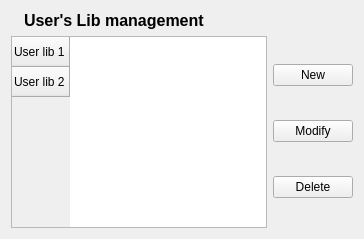
          <widget class="QWidget" name="pgManageUserLib">
           <layout class="QVBoxLayout" name="verticalLayout_19">
            <item>
             <layout class="QHBoxLayout" name="horizontalLayout_35" stretch="0,1">
              <item>
               <widget class="QLabel" name="label_66">
                <property name="maximumSize">
                 <size>
                  <width>64</width>
                  <height>64</height>
                 </size>
                </property>
                <property name="text">
                 <string/>
                </property>
                <property name="pixmap">
                 <pixmap resource="../../../resources/main.qrc">:/images/Mallette.png</pixmap>
                </property>
                <property name="scaledContents">
                 <bool>true</bool>
                </property>
               </widget>
              </item>
              <item>
               <widget class="QLabel" name="label_67">
                <property name="font">
                 <font>
                  <pointsize>12</pointsize>
                  <weight>75</weight>
                  <bold>true</bold>
                 </font>
                </property>
                <property name="text">
                 <string>User's Lib management</string>
                </property>
               </widget>
              </item>
             </layout>
            </item>
            <item>
             <layout class="QHBoxLayout" name="horizontalLayout_20">
              <item>
               <widget class="QTableWidget" name="tableWidget_3">
                <row>
                 <property name="text">
                  <string>User lib 1</string>
                 </property>
                </row>
                <row>
                 <property name="text">
                  <string>User lib 2</string>
                 </property>
                </row>
               </widget>
              </item>
              <item>
               <layout class="QVBoxLayout" name="verticalLayout_13">
                <item>
                 <widget class="QPushButton" name="pushButton_2">
                  <property name="text">
                   <string>New</string>
                  </property>
                 </widget>
                </item>
                <item>
                 <widget class="QPushButton" name="pushButton_6">
                  <property name="text">
                   <string>Modify</string>
                  </property>
                 </widget>
                </item>
                <item>
                 <widget class="QPushButton" name="pushButton_5">
                  <property name="text">
                   <string>Delete</string>
                  </property>
                 </widget>
                </item>
               </layout>
              </item>
             </layout>
            </item>
           </layout>
          </widget>
